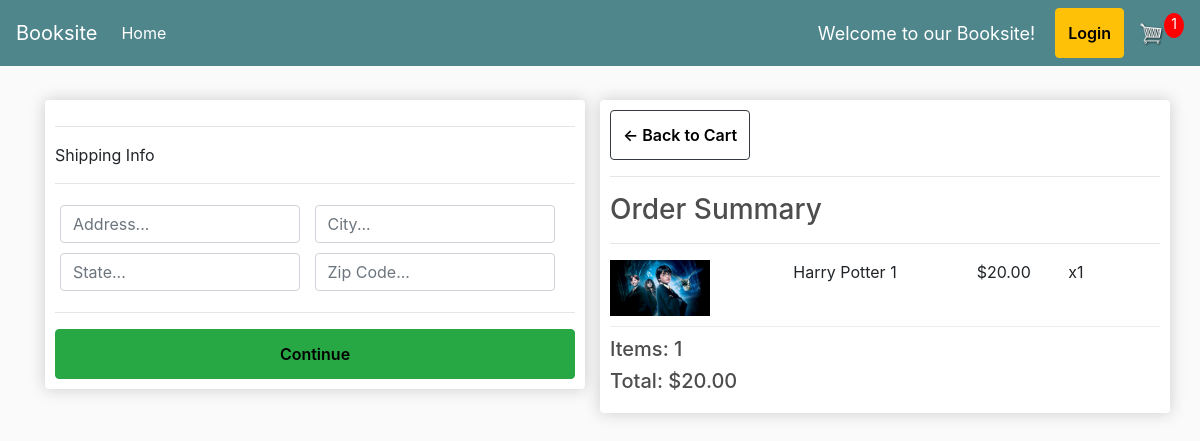
Before: /checkout/ (signed in) with the older database file.
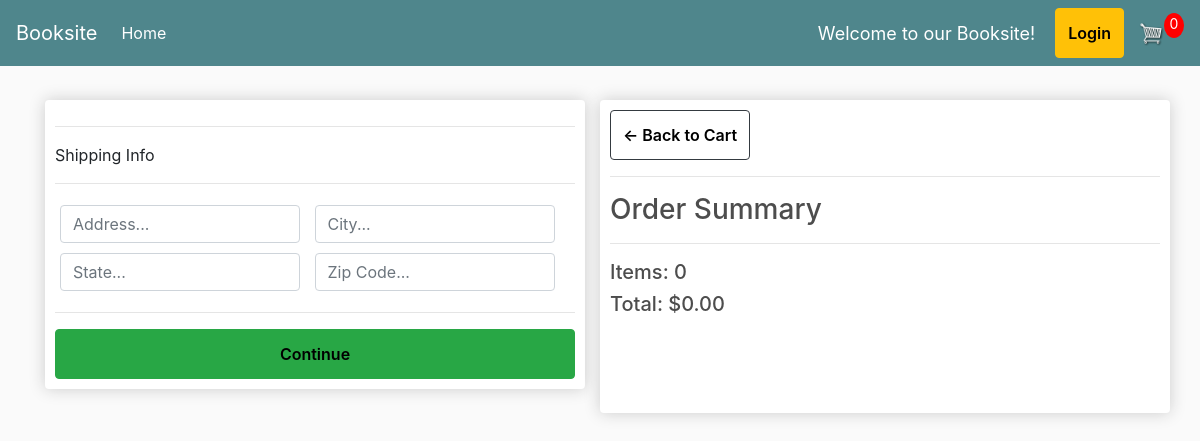
After: the same page with the newer database file.
### store/models.py (models this page shows, shortened)
class OrderItem(models.Model):
    product = models.ForeignKey(Product, on_delete=models.SET_NULL, null = True)
    order = models.ForeignKey(Order, on_delete=models.SET_NULL, null = True)
    quantity = models.IntegerField(default=0, null = True, blank = True)
    date_added = models.DateTimeField(auto_now_add=True)
    @property
    def get_total(self):
        total = self.product.price * self.quantity
        return total

class Product(models.Model):
    name = models.CharField(max_length = 200, null = True)
    price = models.FloatField()
    digital = models.BooleanField(default=False, null=True, blank=True)
    image = models.URLField(null=True)
    author = models.CharField(max_length = 200, null = True)

class Order(models.Model):
    customer = models.ForeignKey(Customer, on_delete=models.SET_NULL, null = True, blank = True)
    date_ordered = models.DateTimeField(auto_now_add=True)
    complete = models.BooleanField(default=False)
    transaction_id = models.CharField(max_length = 100, null = True, blank = True)
    @property
    def get_cart_total(self):
        orderitems = self.orderitem_set.all()
        total = sum([item.get_total for item in orderitems])
        return total
    @property
    def get_cart_items(self):
        orderitems = self.orderitem_set.all()
        total = sum([item.quantity for item in orderitems])
        return total

### store/views.py (the view)
# urls.py: path('checkout/', views.checkout, name='checkout'),
def checkout(request):
    data = cartData(request)
    cartItems = data['cartItems']
    order = data['order']
    items = data['items']
    context = {'items': items, 'order': order, 'cartItems': cartItems}
    return render(request, 'store/checkout.html', context)

### store/utils.py (called while the page is built)
def cartData(request):
    if request.user.is_authenticated:
        customer = request.user.customer
        order, created = Order.objects.get_or_create(customer = customer, complete = False)
        items = order.orderitem_set.all()
        cartItems = order.get_cart_items
    else:
        cookieData = cookieCart(request)
        cartItems = cookieData['cartItems']
        order = cookieData['order']
        items = cookieData['items']
    return {'cartItems': cartItems, 'order': order, 'items': items}

### store/templates/store/checkout.html (shortened to what this page needs)
{% extends 'store/main.html' %}
{% load static %}
{% block content %}
<div class="row">
    <div class="col-lg-6">
        <div class="box-element-for-total" id="form-wrapper">
            <form action="" id="form">
                <div id="shipping-info">
                    <hr>
                    <p>Shipping Info</p>
                    <hr>
                    <div class="form-field">
                        <input required class="form-control" type="text" name="address" placeholder="Address...">
                    </div>
                    <div class="form-field">
                        <input required class="form-control" type="text" name="city" placeholder="City...">
                    </div>
                    <div class="form-field">
                        <input required class="form-control" type="text" name="state" placeholder="State...">
                    </div>
                    <div class="form-field">
                        <input required class="form-control" type="text" name="zipcode" placeholder="Zip Code...">
                    </div>
                </div>
                <hr>
                <input id="form-button" class="btn btn-success btn-block" type="submit" value="Continue">
            </form>
        </div>
        <br>
    </div>
    <div class="col-lg-6 box-element-for-total">
        <a  class="btn btn-outline-dark" href="{% url 'cart' %}">&#x2190; Back to Cart</a>
        <hr>
        <h3>Order Summary</h3>
        <hr>
        {% for item in items %}
        <div class="cart-row">
            <div style="flex: 2;"><img class="row-image" src="{{item.product.image}}"></div>
            <div style="flex: 2;"><p>{{item.product.name}}</p></div>
            <div style="flex: 1;"><p>${{item.product.price|floatformat:2}}</p></div>
            <div style="flex: 1;"><p>x{{item.quantity}}</p></div>
        </div>
        {% endfor %}
        <h5>Items:  {{order.get_cart_items}}</h5>
        <h5>Total:   ${{order.get_cart_total|floatformat:2}}</h5>
    </div>
</div>
{% endblock content %}

Changed rows visible on the page:
removed OrderItem: product.image (picture), product.name "Harry Potter 1", product.price "20.00", quantity "1"
computed for Order: get_cart_items "1" → "0"; get_cart_total "20.00" → "0.00"
Other visible differences:
{{ cartItems }}: "1" → "0"
